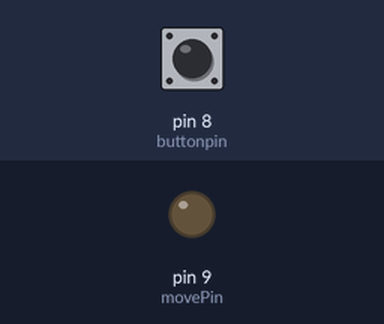
A sketch run on a simulated Arduino Uno, built with avr-gcc and run on an emulated ATmega328P. On the bench: output pins drawn as LEDs (lit = HIGH). Inputs (shaded band) come from the test bench; at power-on: pin 8 (buttonpin) LOW. What the sketch prints to the serial monitor is not drawn.

Above: at 1.2 s.
1.3 s: pin 8 (buttonpin) pulled HIGH for 0.15 s
At 1.8 s:
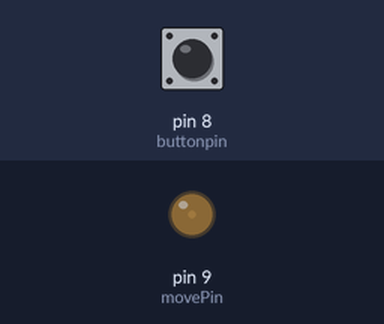
2.9 s: pin 8 (buttonpin) pulled HIGH for 1 s
At 4.3 s:
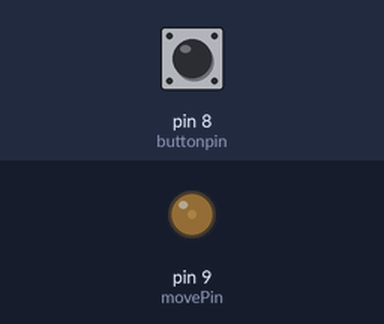
5.4 s: pin 8 (buttonpin) pulsed HIGH 5 times (0.12 s each, 0.3 s apart)
At 7.7 s:
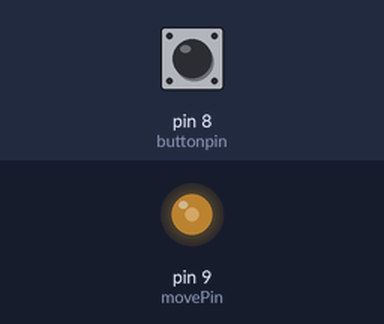
8.4 s: pin 8 (buttonpin) pulsed HIGH 2 times (0.12 s each, 0.3 s apart)
At 8.55 s:
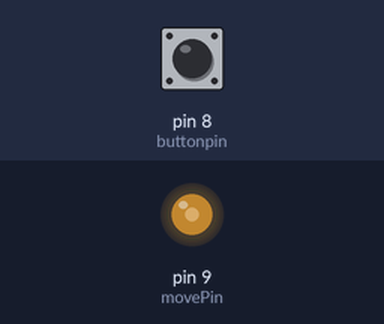
Timing chart, 0 to 11.4 s (numbered marks = the images above; inputs shaded):
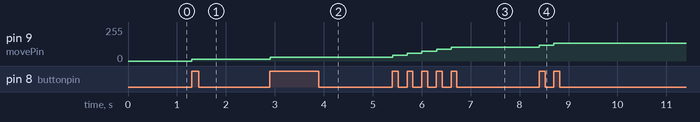

The sketch:

shock2.ino
```cpp
int movePin = 9;
int buttonpin = 8;
byte value= 0;
int oldstate =0;
int state = 0;
int increase =15;
void setup() {
 pinMode(movePin,OUTPUT);
 pinMode(buttonpin,INPUT);
 Serial.begin(9600);
}
void loop(){
 state = digitalRead(buttonpin);
 if(value == 255){
    increase =-15;
  }
 if(value ==0){
    increase =15;
  }
 if(state == 1 && oldstate == 0){
    value += increase;
 }
 oldstate = state;
 analogWrite(movePin,value);
 Serial.println(value);
}
```

Measured:
- after the input at 1.3 s, pin 9 (movePin): 0/255 → 15/255 at once
- after the input at 2.9 s, pin 9 (movePin): 15/255 → 30/255 at once
- after the input at 5.4 s, pin 9 (movePin): moves from 30/255 to 105/255 over 1.2 s, starting at once
- after the input at 8.4 s, pin 9 (movePin): 105/255 → 120/255 at once, → 135/255 0.30 s later
